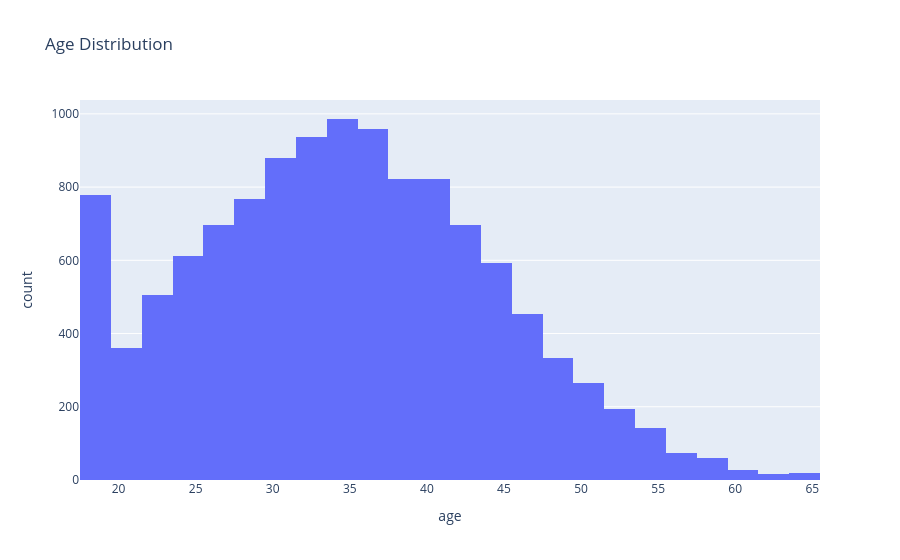

Notebook code for this chart:
### Markdown cell above
#### Age Distribution

### Code cell
fig = px.histogram(
    df_cohort,
    x="age",
    nbins=30,
    title="Age Distribution"
)

fig.show()

### Figure 1 — Plotly figure (JSON) as saved in the notebook; plotly's stock layout.template omitted (floating-point values rounded to 4 significant figures; data arrays with more than 128 entries replaced by an {"elided": "..."} marker saying what was removed)
{"data": [{"bingroup": "x", "hovertemplate": "age=%{x}<br>count=%{y}<extra></extra>", "legendgroup": "", "marker": {"color": "#636efa", "pattern": {"shape": ""}}, "name": "", "nbinsx": 30, "orientation": "v", "showlegend": false, "type": "histogram", "x": {"elided": "12000 int values"}, "xaxis": "x", "yaxis": "y"}], "layout": {"barmode": "relative", "legend": {"tracegroupgap": 0}, "title": {"text": "Age Distribution"}, "xaxis": {"anchor": "y", "domain": [0, 1], "title": {"text": "age"}}, "yaxis": {"anchor": "x", "domain": [0, 1], "title": {"text": "count"}}}}
